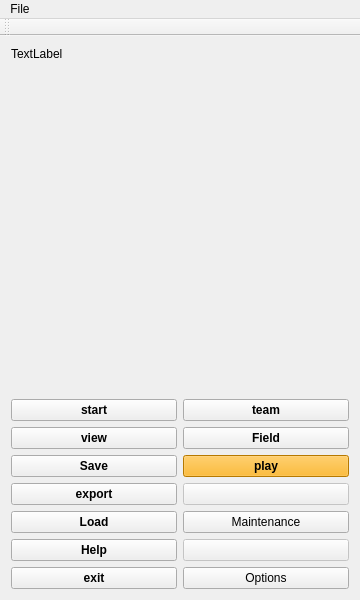
<?xml version="1.0" encoding="UTF-8"?>
<ui version="4.0">
 <class>MainWindow</class>
 <widget class="QMainWindow" name="MainWindow">
  <property name="geometry">
   <rect>
    <x>0</x>
    <y>0</y>
    <width>360</width>
    <height>600</height>
   </rect>
  </property>
  <property name="sizePolicy">
   <sizepolicy hsizetype="Fixed" vsizetype="Preferred">
    <horstretch>0</horstretch>
    <verstretch>0</verstretch>
   </sizepolicy>
  </property>
  <property name="windowTitle">
   <string>MainWindow</string>
  </property>
  <widget class="QWidget" name="centralWidget">
   <layout class="QGridLayout" name="gridLayout">
    <item row="0" column="0">
     <widget class="QLabel" name="lb_main">
      <property name="sizePolicy">
       <sizepolicy hsizetype="Minimum" vsizetype="Minimum">
        <horstretch>0</horstretch>
        <verstretch>0</verstretch>
       </sizepolicy>
      </property>
      <property name="text">
       <string>TextLabel</string>
      </property>
      <property name="alignment">
       <set>Qt::AlignLeading|Qt::AlignLeft|Qt::AlignTop</set>
      </property>
      <property name="wordWrap">
       <bool>true</bool>
      </property>
     </widget>
    </item>
    <item row="1" column="0">
     <widget class="QPushButton" name="but_new">
      <property name="font">
       <font>
        <pointsize>9</pointsize>
        <weight>75</weight>
        <bold>true</bold>
       </font>
      </property>
      <property name="text">
       <string>start</string>
      </property>
     </widget>
    </item>
    <item row="1" column="1">
     <widget class="QPushButton" name="bt_team">
      <property name="font">
       <font>
        <pointsize>9</pointsize>
        <weight>75</weight>
        <bold>true</bold>
       </font>
      </property>
      <property name="text">
       <string>team</string>
      </property>
     </widget>
    </item>
    <item row="2" column="0">
     <widget class="QPushButton" name="but_view">
      <property name="font">
       <font>
        <pointsize>9</pointsize>
        <weight>75</weight>
        <bold>true</bold>
       </font>
      </property>
      <property name="text">
       <string>view</string>
      </property>
     </widget>
    </item>
    <item row="2" column="1">
     <widget class="QPushButton" name="bt_field">
      <property name="font">
       <font>
        <pointsize>9</pointsize>
        <weight>75</weight>
        <bold>true</bold>
       </font>
      </property>
      <property name="text">
       <string>Field</string>
      </property>
     </widget>
    </item>
    <item row="3" column="0">
     <widget class="QPushButton" name="bt_save">
      <property name="font">
       <font>
        <pointsize>9</pointsize>
        <weight>75</weight>
        <bold>true</bold>
       </font>
      </property>
      <property name="text">
       <string>Save</string>
      </property>
     </widget>
    </item>
    <item row="3" column="1">
     <widget class="QPushButton" name="but_play">
      <property name="font">
       <font>
        <pointsize>9</pointsize>
        <weight>75</weight>
        <bold>true</bold>
       </font>
      </property>
      <property name="styleSheet">
       <string notr="true">background-color: rgb(255, 170, 0);</string>
      </property>
      <property name="text">
       <string>play</string>
      </property>
     </widget>
    </item>
    <item row="4" column="0">
     <widget class="QPushButton" name="but_export">
      <property name="font">
       <font>
        <pointsize>9</pointsize>
        <weight>75</weight>
        <bold>true</bold>
       </font>
      </property>
      <property name="text">
       <string>export</string>
      </property>
     </widget>
    </item>
    <item row="4" column="1">
     <widget class="QPushButton" name="but_exp_stat">
      <property name="enabled">
       <bool>false</bool>
      </property>
      <property name="font">
       <font>
        <pointsize>9</pointsize>
        <weight>75</weight>
        <bold>true</bold>
       </font>
      </property>
      <property name="text">
       <string/>
      </property>
     </widget>
    </item>
    <item row="5" column="0">
     <widget class="QPushButton" name="bt_load">
      <property name="font">
       <font>
        <pointsize>9</pointsize>
        <weight>75</weight>
        <bold>true</bold>
       </font>
      </property>
      <property name="text">
       <string>Load</string>
      </property>
     </widget>
    </item>
    <item row="5" column="1">
     <widget class="QPushButton" name="but_del_files">
      <property name="text">
       <string>Maintenance</string>
      </property>
     </widget>
    </item>
    <item row="6" column="0">
     <widget class="QPushButton" name="bt_help">
      <property name="font">
       <font>
        <pointsize>9</pointsize>
        <weight>75</weight>
        <bold>true</bold>
       </font>
      </property>
      <property name="text">
       <string>Help</string>
      </property>
     </widget>
    </item>
    <item row="6" column="1">
     <widget class="QPushButton" name="but_del_dirs">
      <property name="enabled">
       <bool>false</bool>
      </property>
      <property name="text">
       <string/>
      </property>
     </widget>
    </item>
    <item row="7" column="0">
     <widget class="QPushButton" name="bt_exit">
      <property name="font">
       <font>
        <pointsize>9</pointsize>
        <weight>75</weight>
        <bold>true</bold>
       </font>
      </property>
      <property name="text">
       <string>exit</string>
      </property>
     </widget>
    </item>
    <item row="7" column="1">
     <widget class="QPushButton" name="but_options">
      <property name="enabled">
       <bool>true</bool>
      </property>
      <property name="font">
       <font>
        <weight>50</weight>
        <bold>false</bold>
       </font>
      </property>
      <property name="text">
       <string>Options</string>
      </property>
     </widget>
    </item>
   </layout>
  </widget>
  <widget class="QMenuBar" name="menuBar">
   <property name="geometry">
    <rect>
     <x>0</x>
     <y>0</y>
     <width>360</width>
     <height>20</height>
    </rect>
   </property>
   <widget class="QMenu" name="menuXxx">
    <property name="title">
     <string>File</string>
    </property>
   </widget>
   <addaction name="menuXxx"/>
  </widget>
  <widget class="QToolBar" name="toolBar">
   <property name="windowTitle">
    <string>toolBar</string>
   </property>
   <attribute name="toolBarArea">
    <enum>TopToolBarArea</enum>
   </attribute>
   <attribute name="toolBarBreak">
    <bool>false</bool>
   </attribute>
  </widget>
  <action name="actionClose">
   <property name="text">
    <string>Close</string>
   </property>
   <property name="font">
    <font>
     <pointsize>12</pointsize>
     <weight>75</weight>
     <bold>true</bold>
    </font>
   </property>
  </action>
 </widget>
 <layoutdefault spacing="6" margin="11"/>
 <resources/>
 <connections>
  <connection>
   <sender>actionClose</sender>
   <signal>activated()</signal>
   <receiver>MainWindow</receiver>
   <slot>close()</slot>
   <hints>
    <hint type="sourcelabel">
     <x>-1</x>
     <y>-1</y>
    </hint>
    <hint type="destinationlabel">
     <x>179</x>
     <y>239</y>
    </hint>
   </hints>
  </connection>
  <connection>
   <sender>bt_exit</sender>
   <signal>clicked()</signal>
   <receiver>MainWindow</receiver>
   <slot>close()</slot>
   <hints>
    <hint type="sourcelabel">
     <x>46</x>
     <y>326</y>
    </hint>
    <hint type="destinationlabel">
     <x>179</x>
     <y>299</y>
    </hint>
   </hints>
  </connection>
 </connections>
</ui>
